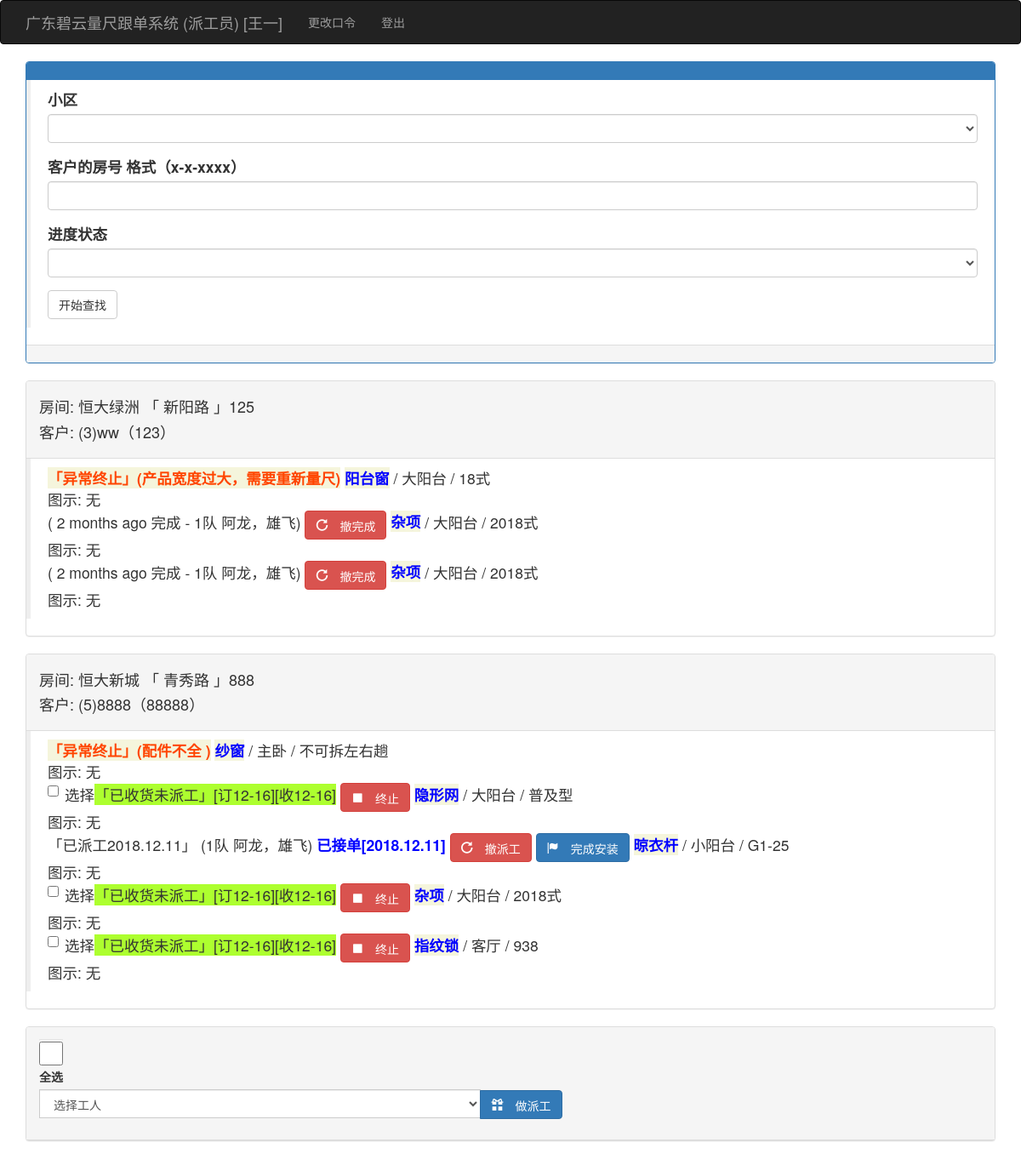
The app's page /paigonglist (signed in), older data.
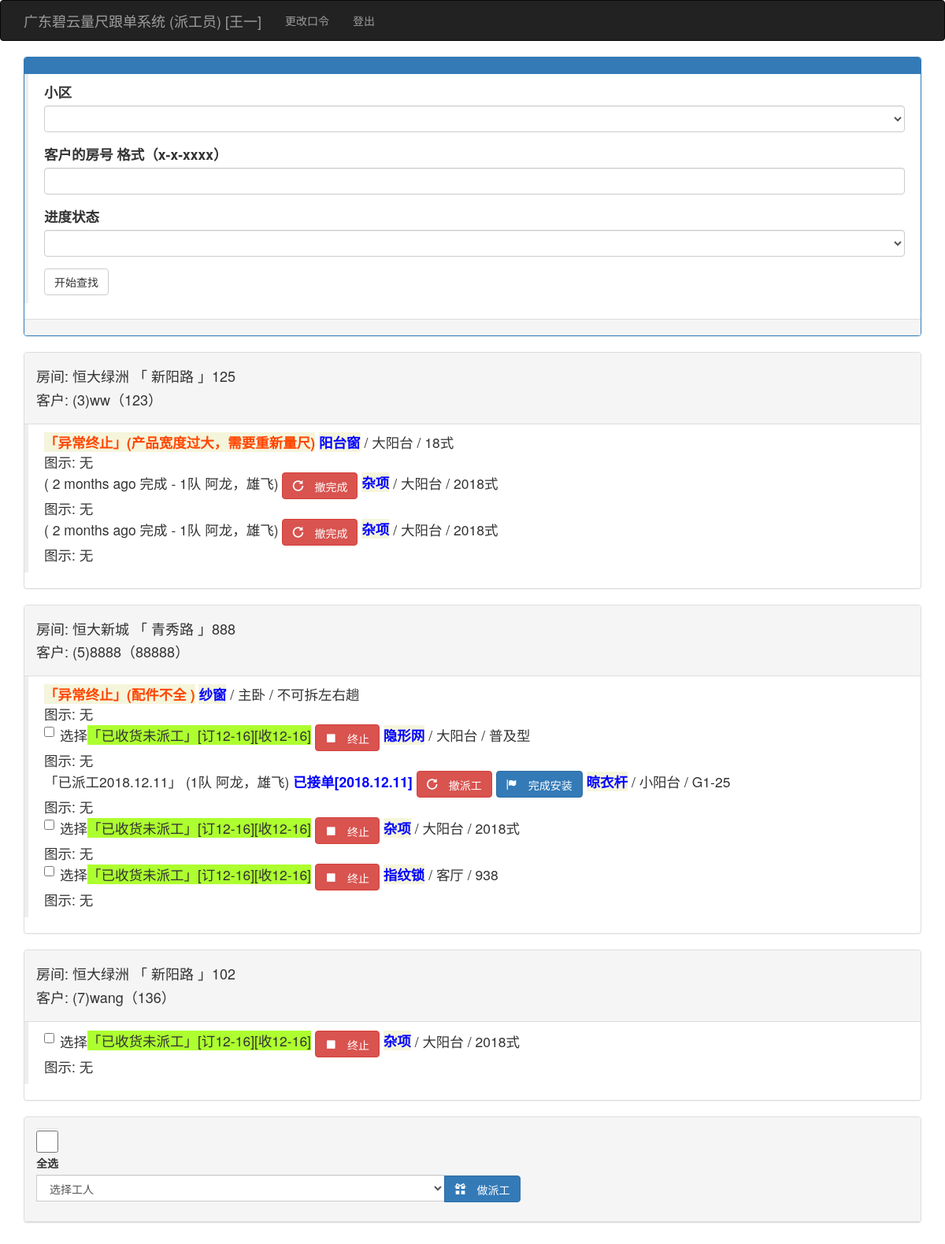
The same page, newer data.
### app/models.py (models this page shows, shortened)
class User(UserMixin, db.Model):
    __tablename__ = 'users'
    id = db.Column(db.Integer, primary_key=True)
    user = db.Column(db.String(64), unique=True, index=True)
    pin = db.Column(db.String(64))
    username = db.Column(db.String(64))
    tel = db.Column(db.String(32))
    role = db.Column(db.String(64))
    isuse = db.Column(db.Boolean, default=False)
    beizhu = db.Column(db.String(64))
    kehus = db.relationship('Kehu', backref='user', lazy='dynamic')
    @login_manager.user_loader
    def load_user(user_id):
        return User.query.get(int(user_id))

class Kehu(db.Model):
    __tablename__ = 'kehus'
    id = db.Column(db.Integer, primary_key=True)
    user_id = db.Column(db.Integer, db.ForeignKey('users.id'))
    xiaoqu_id = db.Column(db.Integer, db.ForeignKey('xiaoqus.id'))
    fangjian = db.Column(db.String(64))
    chenghu = db.Column(db.String(64))
    tel = db.Column(db.String(64))
    zje = db.Column(db.Float)
    beizhu = db.Column(db.String(64))
    status = db.Column(db.Integer, default=1)  # 1已测尺、2已下单、3已安装、4已清款
    time0 = db.Column(db.DateTime(), default=datetime.utcnow)
    time1 = db.Column(db.DateTime())
    time2 = db.Column(db.DateTime())
    time3 = db.Column(db.DateTime())
    dingdans = db.relationship('Dingdan', backref='kehu', lazy='dynamic')

class Xiaoqu(db.Model):
    __tablename__ = 'xiaoqus'
    id = db.Column(db.Integer, primary_key=True)
    xiaoqu = db.Column(db.String(64), unique=True, index=True)
    dizhi = db.Column(db.String(100))
    beizhu = db.Column(db.String(128))
    kehus = db.relationship('Kehu', backref='xiaoqu', lazy='dynamic')

class Dingdan(db.Model):
    __tablename__ = 'dingdans'
    id = db.Column(db.Integer, primary_key=True)
    kehu_id = db.Column(db.Integer, db.ForeignKey('kehus.id'))
    chanpin_id = db.Column(db.Integer, db.ForeignKey('chanpins.id'))
    shuliang = db.Column(db.Integer)
    weizhi = db.Column(db.String(64))
    xinghao = db.Column(db.String(64))
    kuan_chang = db.Column(db.Integer)
    gao = db.Column(db.Integer)
    meikongkuan_bashoudigao = db.Column(db.Integer)
    color = db.Column(db.String(64))
    shanshu = db.Column(db.Integer)
    zhonghengtiaoshu_gantiaoshu = db.Column(db.Integer)
    shuowei = db.Column(db.String(64))
    ishaveht = db.Column(db.String(64))
    zhangfa_dengfenshu_kaishuofangshi = db.Column(db.String(64))
    jiage = db.Column(db.Float)
    tushipic = db.Column(db.String(64))
    beizhu = db.Column(db.String(64))
    status = db.Column(db.Integer, default=1)  # 1测尺、2业务下单、3工厂下单、4工厂入库、5工厂发货、6收货、7派工、8装完、9安清款
    fakaidi = db.Column(db.String(64))  # -1
    time_1 = db.Column(db.DateTime())
    user_1_id = db.Column(db.Integer, db.ForeignKey('users.id'))
    beizhue = db.Column(db.String(64))
    time0 = db.Column(db.DateTime(), default=datetime.utcnow)
    user0_id = db.Column(db.Integer, db.ForeignKey('users.id'))
    time1 = db.Column(db.DateTime())
    user1_id = db.Column(db.Integer, db.ForeignKey('users.id'))
    time2 = db.Column(db.DateTime())
    user2_id = db.Column(db.Integer, db.ForeignKey('users.id'))
    time3 = db.Column(db.DateTime())
    user3_id = db.Column(db.Integer, db.ForeignKey('users.id'))
    time4 = db.Column(db.DateTime())
    user4_id = db.Column(db.Integer, db.ForeignKey('users.id'))
    time5 = db.Column(db.DateTime())
    user5_id = db.Column(db.Integer, db.ForeignKey('users.id'))
    time6 = db.Column(db.DateTime())
    user6_id = db.Column(db.Integer, db.ForeignKey('users.id'))
    time7 = db.Column(db.DateTime())
    user7_id = db.Column(db.Integer, db.ForeignKey('users.id'))
    time8 = db.Column(db.DateTime())
    user8_id = db.Column(db.Integer, db.ForeignKey('users.id'))
    time9 = db.Column(db.DateTime())
    user9_id = db.Column(db.Integer, db.ForeignKey('users.id'))
    time_1 = db.Column(db.DateTime())
    user_1_id = db.Column(db.Integer, db.ForeignKey('users.id'))
    beizhue = db.Column(db.String(64))
    az_status = db.Column(db.Integer)
    az_beizhue = db.Column(db.String(64))
    az_time_1 = db.Column(db.DateTime())
    az_time1 = db.Column(db.DateTime())
    az_time2 = db.Column(db.DateTime())
    az_time3 = db.Column(db.DateTime())
    azd_id = db.Column(db.Integer, db.ForeignKey('users.id'))
    dingdan_azd = db.relationship("User", foreign_keys=[azd_id])

class Chanpin(db.Model):
    __tablename__ = 'chanpins'
    id = db.Column(db.Integer, primary_key=True)
    pinming = db.Column(db.String(64))
    jiage = db.Column(db.Float)
    beizhu = db.Column(db.String(64))
    dingdans = db.relationship('Dingdan', backref='chanpin', lazy='dynamic')

### app/main/views.py (the view)
@main.route('/paigonglist', methods=['GET', 'POST'])
@login_required
def paigonglist():
    if current_user.role != '派工员':
        return redirect(url_for('main.index'))
    form = FinepgddidForm()
    if form.validate_on_submit():
        session['xiaoqu'] = form.xiaoqu.data
        session['fangjian'] = form.fangjian.data
        session['status'] = form.status.data
        return redirect(url_for('main.paigonglist'))
    xiaoquid = int(session.get('xiaoqu', 0))
    fangjian = session.get('fangjian', '')
    status = int(session.get('status', 0))
    form.xiaoqu.data = xiaoquid
    form.fangjian.data = fangjian
    form.status.data = status
    fangjian = '%' + fangjian + '%'
    if status == 0:
        if xiaoquid == 0:
            kehus = Kehu.query.filter(Kehu.fangjian.like(fangjian))
        else:
            kehus = Kehu.query.filter(and_(Kehu.xiaoqu_id == xiaoquid, Kehu.fangjian.like(fangjian)))
    else:
        if xiaoquid == 0:
            kehus = Kehu.query.filter(Kehu.fangjian.like(fangjian))
        else:
            kehus = Kehu.query.filter(and_(Kehu.xiaoqu_id == xiaoquid, Kehu.fangjian.like(fangjian)))
    xiaoqus = Xiaoqu.query.all()
    gongrens = User.query.filter_by(role=u'安装队')
    return render_template('paigonglist.html', gongrens=gongrens, form=form, xiaoqus=xiaoqus, xiaoquid=xiaoquid,
                           fangjian=fangjian, status=status, kehus=kehus)  # prewhere=prewhere,, dingdans=dingdans

### app/main/forms.py
class FinepgddidForm(FlaskForm):
    xiaoqu = SelectField('小区', coerce=int)
    fangjian = StringField('客户的房号 格式（x-x-xxxx）')
    status = SelectField('进度状态', coerce=int)  #
    submit = SubmitField('开始查找')
    def __init__(self, *args, **kwargs):
        super(FinepgddidForm, self).__init__(*args, **kwargs)
        self.xiaoqu.choices = [(0, '')] + [(xiaoqu.id, xiaoqu.xiaoqu) for xiaoqu in
                                           Xiaoqu.query.order_by(Xiaoqu.id).all()]
        self.status.choices = [(0, ''), (6, '未派工'), (7, '已派工'), (8, '已装完'), (99, '全到货待派工'), (-1, '已终止的')]

### manage.py (called while the page is built)
def set_var(var):  # 设置全局变量
    global_var[0] = var
    return ""

def get_var():  # 获取全局变量
    return global_var[0]

### app/templates/paigonglist.html (shortened to what this page needs)
{% extends "base.html" %}
{% import "bootstrap/wtf.html" as wtf %}
{% block page_content %}
    <div class="panel panel-primary">
        <div class="panel-heading">
        </div>
        <div class="post-body">
            <blockquote>
                {{ wtf.quick_form(form) }}
            </blockquote>
        </div>
        <div class="panel-footer"></div>
    </div>
    {% for kehu in kehus %}
        {% if get_var() == 1 %}
            <div class="panel panel-default">
                <div class="panel-heading">
                    <h4>
                        <p>房间: {{ kehu.xiaoqu.xiaoqu }} 「 {{ kehu.xiaoqu.dizhi }} 」{{ kehu.fangjian }}</p>
                        <p>客户: ({{ kehu.id }}){{ kehu.chenghu }}（{{ kehu.tel }}）</p>
                    </h4>
                </div>
                <div>
                    <blockquote>
                        {% for dingdan in kehu.dingdans %}
                            {% if (status == 99 and dingdan.status in [6,7,8]) or (status == 0 and dingdan.status in [-1,3,6,7,8]) or ( status == 6 and dingdan.status in [3,6]) or dingdan.status == status %}
                                <div class="post-body">
                                    <ul class="list-unstyled">
                                        <li>
                                            {% if dingdan.status == -1 %}
                                                <span style="font-weight:bold;background-color: beige ;color:orangered;">「异常终止」({{ dingdan.beizhue }})</span>
                                            {% endif %}
                                            {% if dingdan.status == 6 %}
                                                <label class="checkbox-inline">
                                                <input name="willsel" type="checkbox"
                                                       value="{{ dingdan.id }}"/>
                                                选择<span style="background-color:greenyellow;">「已收货未派工」[订{{ moment(dingdan.time2).format('MM-DD') }}][收{{ moment(dingdan.time6).format('MM-DD') }}]</span>
                                                <a class="btn btn-danger  glyphicon glyphicon-stop"
                                                   href="{{ url_for('main.stoplc', ddid=dingdan.id) }}">
                                                    终止</a>
                                            {% elif dingdan.status == 7 %}
                                                「已派工{{ moment(dingdan.time7).format('YYYY.M.D') }}」
                                                ({{ dingdan.dingdan_azd.username }})
                                                {% if dingdan.az_status == 1 %}
                                                    <span style="font-weight:bold;color:blue;">已接单[{{ moment(dingdan.az_time1).format('YYYY.M.D') }}]</span>
                                                {% endif %}
                                                <a class="btn btn-danger  glyphicon glyphicon-repeat"
                                                   href="{{ url_for('main.unpaigongone', ddid=dingdan.id) }}">
                                                    撤派工</a>
                                                <a class="btn btn-primary  glyphicon glyphicon-flag"
                                                   href="{{ url_for('main.wanchengone', ddid=dingdan.id) }}">
                                                    完成安装</a>
                                            {% elif dingdan.status == 8 %}
                                                ( {{ moment(dingdan.time8).fromNow(refresh=True) }} 完成 - {{ dingdan.dingdan_azd.username }})
                                                <a class="btn btn-danger  glyphicon glyphicon-repeat"{{ dingdan.dingdan_azd.username }}
                                                   href="{{ url_for('main.unwanchengone', ddid=dingdan.id) }}">
                                                    撤完成</a>
                                            {% elif dingdan.status == 9 %}
                                                【已清款 不可撤】
                                            {% endif %}
                                            </label>
                                            <span style="font-weight:bold;background-color: beige ;color:blue;">{{ dingdan.chanpin.pinming }}</span>
                                            / {{ dingdan.weizhi }} / {{ dingdan.xinghao }}
                                            <br>图示:
                                            {% if dingdan.tushipic %}
                                                <br>
                                                <img height="180" src="/static/upload/{{ dingdan.tushipic }}">
                                                {% else %}
                                                无
                                                {% endif %}
                                        </li>
                                    </ul>
                                </div>
                            {% endif %}
                        {% endfor %}
                    </blockquote>
                </div>
            </div>
        {% endif %}
    {% endfor %}
    {% if status == 0 or status == 6 or status == 99 %}
        <div class="panel panel-default">
            <div class="panel-heading">
                <div class="form-group">
                    <label><input class="form-control" name="checkboxMain" type="checkbox" onclick="CheckAll(this);"/>全选
                    </label>
                    <div class="input-group col-xs-12">
                        <div class="input-group-btn">
                            <select id="sgd" class="form-control">
                                <option value="">选择工人</option>
                            </select>
                        </div>
                        <div class="input-group-btn">
                            <button id="doshouhou" class="btn btn-primary glyphicon glyphicon-gift"> 做派工</button>
                        </div>
                    </div>
                </div>
            </div>
        </div>
    {% endif %}
{% endblock %}

### app/templates/base.html (shortened to what this page needs)
{% extends "bootstrap/base.html" %}
{% import 'render_listcp.html' as macors %}
{% block head %}
{{ super() }}
<link rel="stylesheet" type="text/css" href="{{ url_for('static', filename='styles.css') }}">
{% endblock %}
{% block navbar %}
<div class="navbar navbar-inverse" role="navigation">
    <div class="container">
        <div class="navbar-header">
            <a class="navbar-brand" href="{{ url_for('main.index') }}">广东碧云量尺跟单系统 ({{ current_user.role }}) [{{ current_user.username }}] </a>
        </div>
        <div class="navbar-collapse collapse">
            <ul class="nav navbar-nav">
                {% if current_user.is_authenticated %}
                <li><a href="{{ url_for('auth.change_pin') }}">更改口令</a></li>
                <li><a href="{{ url_for('auth.logout') }}">登出</a></li>
                {% endif %}
            </ul>
        </div>
    </div>
</div>
{% endblock %}
{% block content %}
<div class="container">
    {% block page_content %}{% endblock %}
</div>
{% endblock %}

Row changes from the older to the newer data that the page shows:
now on this page (row unchanged): Kehu: xiaoqu.xiaoqu "恒大绿洲", xiaoqu.dizhi "新阳路", fangjian "102", id "7", chenghu "wang", tel "136"
added Dingdan: time2 "12-16", time6 "12-16", chanpin.pinming "杂项", weizhi "大阳台", xinghao "2018式", tushipic "无", shown under "恒大绿洲"
